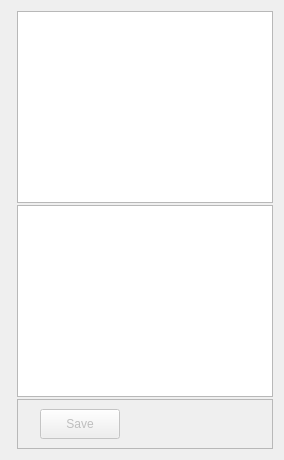
      <widget class="QWidget" name="tabPlayer">
       <attribute name="title">
        <string>Player</string>
       </attribute>
       <layout class="QGridLayout" name="gridLayout_3">
        <item row="0" column="2">
         <layout class="QHBoxLayout" name="horizontalLayout_7">
          <property name="spacing">
           <number>0</number>
          </property>
          <item>
           <layout class="QVBoxLayout" name="verticalLayout_6">
            <property name="spacing">
             <number>2</number>
            </property>
            <property name="sizeConstraint">
             <enum>QLayout::SetDefaultConstraint</enum>
            </property>
            <item>
             <widget class="FilmTagsListView" name="currentFilmTagsTable">
              <property name="sizePolicy">
               <sizepolicy hsizetype="Minimum" vsizetype="Expanding">
                <horstretch>0</horstretch>
                <verstretch>0</verstretch>
               </sizepolicy>
              </property>
              <property name="mouseTracking">
               <bool>true</bool>
              </property>
              <property name="focusPolicy">
               <enum>Qt::NoFocus</enum>
              </property>
              <property name="toolTip">
               <string>Tags describing this video</string>
              </property>
              <property name="editTriggers">
               <set>QAbstractItemView::NoEditTriggers</set>
              </property>
              <property name="showDropIndicator" stdset="0">
               <bool>false</bool>
              </property>
              <property name="alternatingRowColors">
               <bool>true</bool>
              </property>
              <property name="selectionMode">
               <enum>QAbstractItemView::NoSelection</enum>
              </property>
              <property name="selectionBehavior">
               <enum>QAbstractItemView::SelectRows</enum>
              </property>
              <property name="wordWrap">
               <bool>true</bool>
              </property>
             </widget>
            </item>
            <item>
             <widget class="FilmNotesTextEdit" name="filmNotes">
              <property name="sizePolicy">
               <sizepolicy hsizetype="Minimum" vsizetype="Preferred">
                <horstretch>0</horstretch>
                <verstretch>0</verstretch>
               </sizepolicy>
              </property>
              <property name="cursor" stdset="0">
               <cursorShape>IBeamCursor</cursorShape>
              </property>
              <property name="mouseTracking">
               <bool>true</bool>
              </property>
              <property name="toolTip">
               <string>Your personal notes about current film</string>
              </property>
              <property name="autoFillBackground">
               <bool>true</bool>
              </property>
              <property name="undoRedoEnabled">
               <bool>true</bool>
              </property>
              <property name="textInteractionFlags">
               <set>Qt::LinksAccessibleByKeyboard|Qt::LinksAccessibleByMouse|Qt::TextBrowserInteraction|Qt::TextEditable|Qt::TextEditorInteraction|Qt::TextSelectableByKeyboard|Qt::TextSelectableByMouse</set>
              </property>
              <property name="backgroundVisible">
               <bool>false</bool>
              </property>
             </widget>
            </item>
            <item>
             <widget class="QFrame" name="frame_2">
              <property name="sizePolicy">
               <sizepolicy hsizetype="Minimum" vsizetype="Fixed">
                <horstretch>0</horstretch>
                <verstretch>0</verstretch>
               </sizepolicy>
              </property>
              <property name="minimumSize">
               <size>
                <width>0</width>
                <height>50</height>
               </size>
              </property>
              <property name="maximumSize">
               <size>
                <width>16777215</width>
                <height>50</height>
               </size>
              </property>
              <property name="frameShape">
               <enum>QFrame::StyledPanel</enum>
              </property>
              <property name="frameShadow">
               <enum>QFrame::Sunken</enum>
              </property>
              <property name="lineWidth">
               <number>0</number>
              </property>
              <layout class="QHBoxLayout" name="horizontalLayout_8">
               <property name="spacing">
                <number>2</number>
               </property>
               <property name="leftMargin">
                <number>9</number>
               </property>
               <property name="topMargin">
                <number>9</number>
               </property>
               <property name="rightMargin">
                <number>9</number>
               </property>
               <property name="bottomMargin">
                <number>9</number>
               </property>
               <item>
                <widget class="QPushButton" name="buttonSaveNotesChanges">
                 <property name="enabled">
                  <bool>false</bool>
                 </property>
                 <property name="sizePolicy">
                  <sizepolicy hsizetype="Maximum" vsizetype="Preferred">
                   <horstretch>0</horstretch>
                   <verstretch>0</verstretch>
                  </sizepolicy>
                 </property>
                 <property name="toolTip">
                  <string>Esc to leave and save</string>
                 </property>
                 <property name="autoFillBackground">
                  <bool>true</bool>
                 </property>
                 <property name="text">
                  <string>Save</string>
                 </property>
                 <property name="icon">
                  <iconset resource="../resources/icons.qrc">
                   <normaloff>:/icons/ok.png</normaloff>:/icons/ok.png</iconset>
                 </property>
                 <property name="shortcut">
                  <string>Ctrl+Return</string>
                 </property>
                 <property name="autoDefault">
                  <bool>true</bool>
                 </property>
                 <property name="default">
                  <bool>true</bool>
                 </property>
                </widget>
               </item>
               <item>
                <spacer name="horizontalSpacer_3">
                 <property name="orientation">
                  <enum>Qt::Horizontal</enum>
                 </property>
                 <property name="sizeType">
                  <enum>QSizePolicy::Preferred</enum>
                 </property>
                 <property name="sizeHint" stdset="0">
                  <size>
                   <width>130</width>
                   <height>20</height>
                  </size>
                 </property>
                </spacer>
               </item>
              </layout>
             </widget>
            </item>
           </layout>
          </item>
         </layout>
        </item>
        <item row="0" column="1">
         <widget class="MplayerWidget" name="mplayerWidget"/>
        </item>
       </layout>
      </widget>
